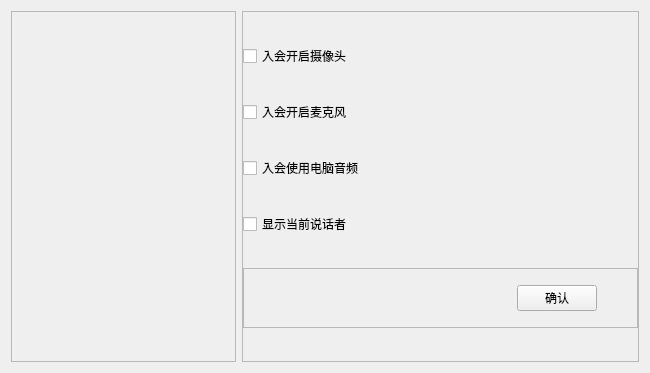
<?xml version="1.0" encoding="UTF-8"?>
<ui version="4.0">
 <class>SysSetting</class>
 <widget class="QWidget" name="SysSetting">
  <property name="geometry">
   <rect>
    <x>0</x>
    <y>0</y>
    <width>650</width>
    <height>373</height>
   </rect>
  </property>
  <property name="windowTitle">
   <string>Form</string>
  </property>
  <layout class="QHBoxLayout" name="horizontalLayout_2">
   <item>
    <widget class="QFrame" name="frame_2">
     <property name="sizePolicy">
      <sizepolicy hsizetype="Fixed" vsizetype="Preferred">
       <horstretch>0</horstretch>
       <verstretch>0</verstretch>
      </sizepolicy>
     </property>
     <property name="minimumSize">
      <size>
       <width>225</width>
       <height>0</height>
      </size>
     </property>
     <property name="frameShape">
      <enum>QFrame::StyledPanel</enum>
     </property>
     <property name="frameShadow">
      <enum>QFrame::Raised</enum>
     </property>
    </widget>
   </item>
   <item>
    <widget class="QFrame" name="frame">
     <property name="frameShape">
      <enum>QFrame::StyledPanel</enum>
     </property>
     <property name="frameShadow">
      <enum>QFrame::Raised</enum>
     </property>
     <layout class="QVBoxLayout" name="verticalLayout">
      <property name="spacing">
       <number>0</number>
      </property>
      <property name="leftMargin">
       <number>0</number>
      </property>
      <property name="topMargin">
       <number>0</number>
      </property>
      <property name="rightMargin">
       <number>0</number>
      </property>
      <property name="bottomMargin">
       <number>0</number>
      </property>
      <item>
       <widget class="QCheckBox" name="camCheckBox">
        <property name="text">
         <string>入会开启摄像头</string>
        </property>
       </widget>
      </item>
      <item>
       <widget class="QCheckBox" name="micCheckBox">
        <property name="text">
         <string>入会开启麦克风</string>
        </property>
       </widget>
      </item>
      <item>
       <widget class="QCheckBox" name="redioCheckBox">
        <property name="text">
         <string>入会使用电脑音频</string>
        </property>
       </widget>
      </item>
      <item>
       <widget class="QCheckBox" name="speakCheckBox">
        <property name="text">
         <string>显示当前说话者</string>
        </property>
       </widget>
      </item>
      <item>
       <widget class="QFrame" name="frame_3">
        <property name="maximumSize">
         <size>
          <width>16777215</width>
          <height>60</height>
         </size>
        </property>
        <property name="frameShape">
         <enum>QFrame::StyledPanel</enum>
        </property>
        <property name="frameShadow">
         <enum>QFrame::Raised</enum>
        </property>
        <layout class="QHBoxLayout" name="horizontalLayout">
         <property name="spacing">
          <number>0</number>
         </property>
         <property name="leftMargin">
          <number>0</number>
         </property>
         <property name="topMargin">
          <number>0</number>
         </property>
         <property name="rightMargin">
          <number>0</number>
         </property>
         <property name="bottomMargin">
          <number>0</number>
         </property>
         <item>
          <spacer name="horizontalSpacer">
           <property name="orientation">
            <enum>Qt::Horizontal</enum>
           </property>
           <property name="sizeHint" stdset="0">
            <size>
             <width>40</width>
             <height>0</height>
            </size>
           </property>
          </spacer>
         </item>
         <item>
          <widget class="QPushButton" name="pushButton">
           <property name="text">
            <string>确认</string>
           </property>
          </widget>
         </item>
         <item>
          <spacer name="horizontalSpacer_2">
           <property name="orientation">
            <enum>Qt::Horizontal</enum>
           </property>
           <property name="sizeType">
            <enum>QSizePolicy::Fixed</enum>
           </property>
           <property name="sizeHint" stdset="0">
            <size>
             <width>40</width>
             <height>20</height>
            </size>
           </property>
          </spacer>
         </item>
        </layout>
       </widget>
      </item>
     </layout>
    </widget>
   </item>
  </layout>
 </widget>
 <resources/>
 <connections/>
</ui>
